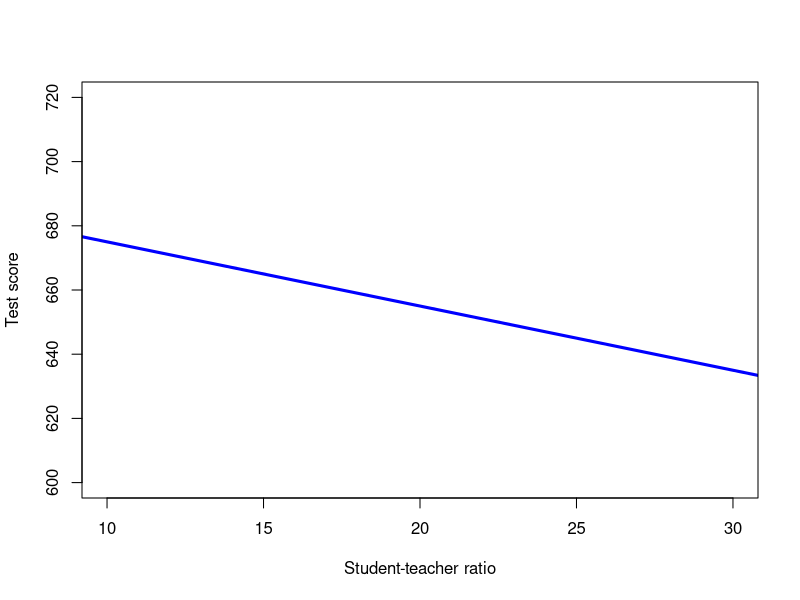
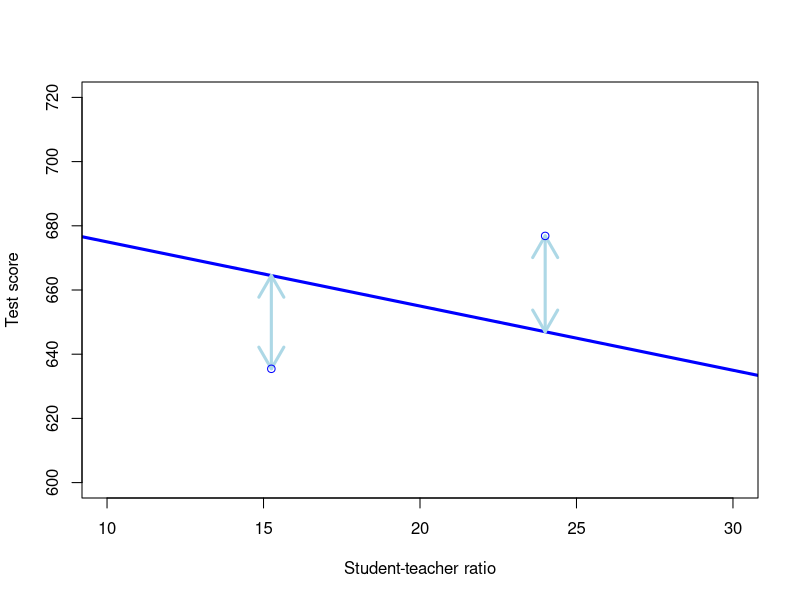
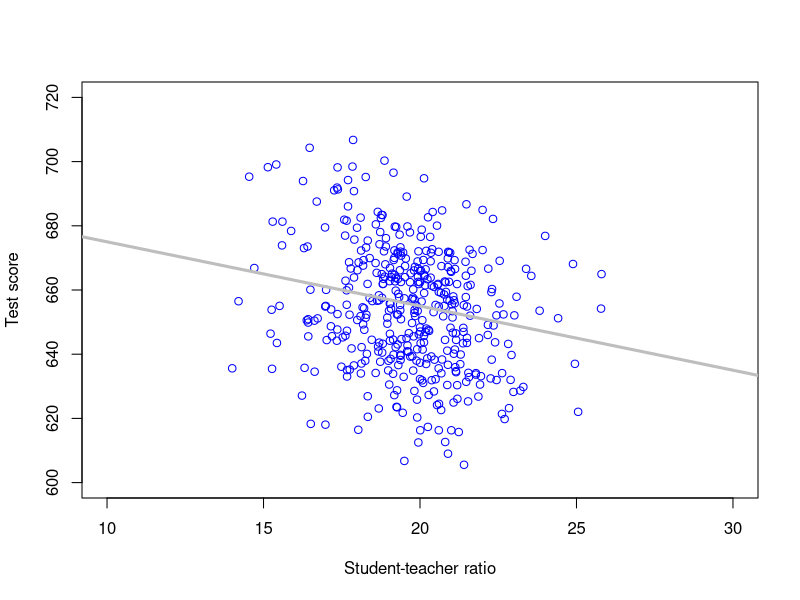
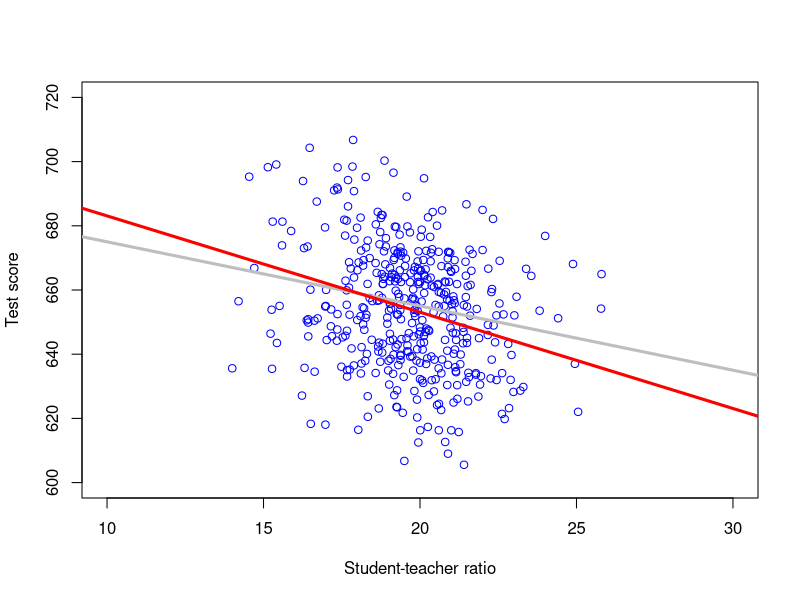
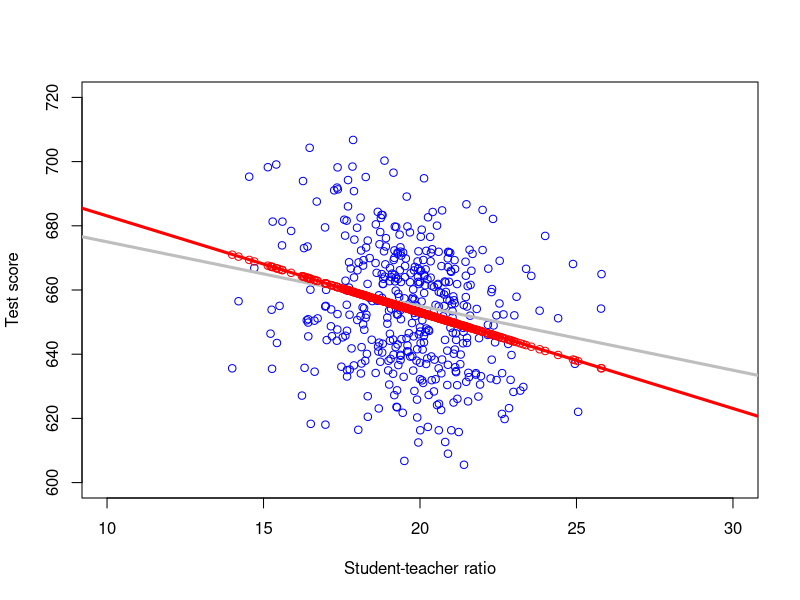
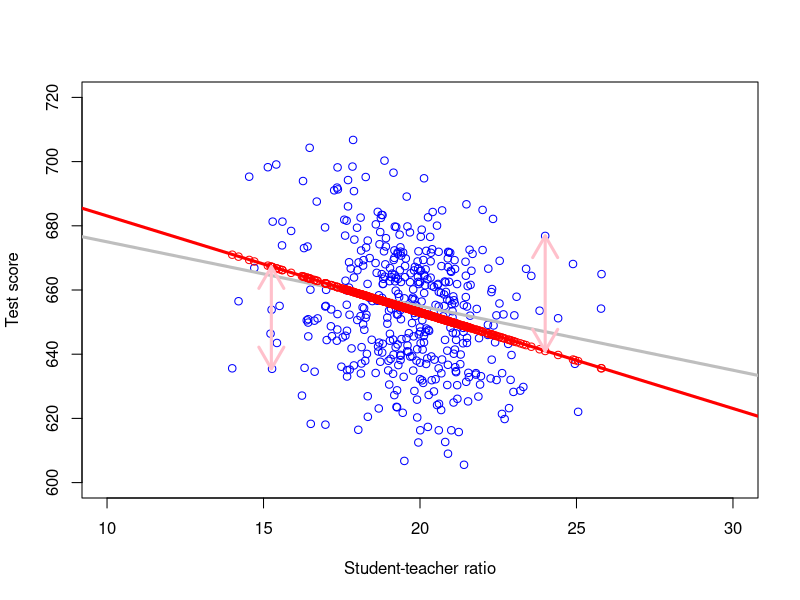
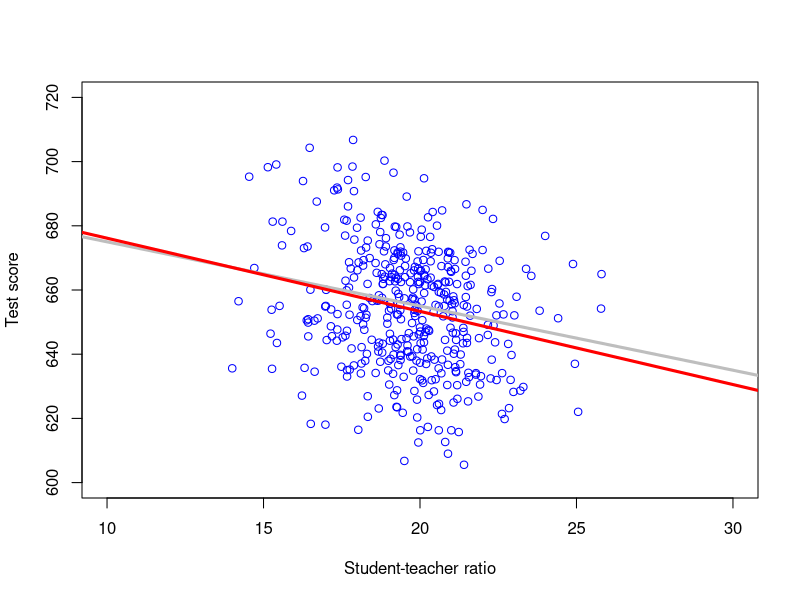

The R source for these figures, in order:
# R-script for EC2203 lecture 2
# Author: Jesper Bagger
# Date: 07/10/2020

library(AER) # include Applied Econometrics with R package; contains many datasets

data(CASchools) # Load CASchools data

# Generate a couple of useful variables
CASchools$STR <- CASchools$students/CASchools$teachers  # Student-teacher ratio
CASchools$Score <- (CASchools$read + CASchools$math)/2  # Student test score

# Define population regression function (of x) as f(x) = 695 - 2*x
popregfct <- function(x){695-2*x} 
# Plot a curve of popregfct 
curve(popregfct, 
      from = 5, to = 35, # Evaluate in x values from 5 to 35
      xlab = "Student-teacher ratio", # Label on x-axis
      ylab = "Test score", # Label on y-axis
      xlim = c(10, 30),  # Range of x-axis (from 10 to 30)
      ylim = c(600, 720), # Range of y-axis (from 600 to 720)
      lwd = 3, # Set linewidth to 3
      col = "blue") # Make the plotted line blue

# Add arrows to plot, indicating two errors
curve(popregfct, 
      from = 5, to = 35, # Evaluate in x values from 5 to 35
      xlab = "Student-teacher ratio", # Label on x-axis
      ylab = "Test score", # Label on y-axis
      xlim = c(10, 30),  # Range of x-axis (from 10 to 30)
      ylim = c(600, 720), # Range of y-axis (from 600 to 720)
      lwd = 3, # Set linewidth to 3
      col = "blue") # Make the plotted line blue
# Connect points (24,popregfct(24)) and (24,676.85) by an arrow
arrows(x0 = 24, y0 = popregfct(24), x1 = 24, y1 = 676.85, 
       code = 3, # Arrow head in both ends
       lwd = 3, # Set linewidth to 3
       col = "lightblue") # Make arrow lightblue
points(24,676.85, # Plot data-point (24,676.85)
       col = "blue") # Plot data-point in blue
# Connect points (15.25,popregfct(15.25)) and (15.25,635.45) by an arrow
arrows(x0 = 15.25, y0 = popregfct(15.25), x1 = 15.25, y1 = 635.45, 
       code = 3, # Arrow head in both ends
       lwd = 3, # Set linewidth to 3
       col = "lightblue") # Make arrow lightblue
points(15.25,635.45, # Plot data-point (15,635.45)
       col = "blue") # Plot data-point in blue

# Adding a straight line to a scatter in R
# Scatter plot of Score against STR
plot(CASchools$STR,CASchools$Score, 
     col = "blue", # Color of data points
     xlab = "Student-teacher ratio",  # Label on x-axis
     ylab = "Test score",   # Label on y-axis
     xlim = c(10, 30),  # Range of x-axis (from 10 to 30)
     ylim = c(600, 720)) # Range of y-axis (from 600 to 720)
# Add line with intercept 695 and slope -2 to the plot 
abline(695,-2, 
       col = "gray", # Make the line gray
       lwd = 3) # Set linewidth to 3

# Adding yet another straight line to a scatter in R
# Scatter plot of Score against STR
plot(CASchools$STR,CASchools$Score, 
     col = "blue", # Color of data points
     xlab = "Student-teacher ratio",  # Label on x-axis
     ylab = "Test score",   # Label on y-axis
     xlim = c(10, 30),  # Range of x-axis (from 10 to 30)
     ylim = c(600, 720)) # Range of y-axis (from 600 to 720)
# Add line with intercept 695 and slope -2 to the plot 
abline(695,-2, 
       col = "gray", # Make the line gray
       lwd = 3) # Set linewidth to 3
# Add line with intercept 713 and slope -3 to the plot 
abline(mean(CASchools$Score)+3*mean(CASchools$STR),-3,
       col = "red", # Make the line red
       lwd = 3) # Set linewidth to 3

# Adding predicted Scores to scatter plot (in red)
# Scatter plot of Score against STR
plot(CASchools$STR,CASchools$Score, 
     col = "blue", # Color of data points
     xlab = "Student-teacher ratio",  # Label on x-axis
     ylab = "Test score",   # Label on y-axis
     xlim = c(10, 30),  # Range of x-axis (from 10 to 30)
     ylim = c(600, 720)) # Range of y-axis (from 600 to 720)
# Add line with intercept 695 and slope -2 to the plot 
abline(695,-2, 
       col = "gray", # Make the line gray
       lwd = 3) # Set linewidth to 3
# Add line with intercept 713 and slope -3 to the plot 
abline(mean(CASchools$Score)+3*mean(CASchools$STR),-3,
       col = "red", # Make the line red
       lwd = 3) # Set linewidth to 3
# Add fitted values to the plot
points(CASchools$STR,713 - 3*CASchools$STR,
       col = "red") # Make the fitted values red

# Indicating residuals in the plot
# Scatter plot of Score against STR
plot(CASchools$STR,CASchools$Score, 
     col = "blue", # Color of data points
     xlab = "Student-teacher ratio",  # Label on x-axis
     ylab = "Test score",   # Label on y-axis
     xlim = c(10, 30),  # Range of x-axis (from 10 to 30)
     ylim = c(600, 720)) # Range of y-axis (from 600 to 720)
# Add line with intercept 695 and slope -2 to the plot 
abline(695,-2, 
       col = "gray", # Make the line gray
       lwd = 3) # Set linewidth to 3
# Add line with intercept 713 and slope -3 to the plot 
abline(mean(CASchools$Score)+3*mean(CASchools$STR),-3,
       col = "red", # Make the line red
       lwd = 3) # Set linewidth to 3
# Add fitted values to the plot
points(CASchools$STR,713 - 3*CASchools$STR,
       col = "red") # Make the fitted values red
# Connect points (24,popregfct(24)) and (24,676.85) by an arrow
arrows(x0 = 24, y0 = 713 - 3*24, x1 = 24, y1 = 676.85, 
       code = 3, # Arrow head in both ends
       lwd = 3, # Set linewidth to 3
       col = "pink") # Make arrow green
# Connect points (15,popregfct(15)) and (15,635.45) by an arrow
arrows(x0 = 15.25, y0 = 713 - 3*15.25, x1 = 15.25, y1 = 635.45, 
       code = 3, # Arrow head in both ends
       lwd = 3, # Set linewidth to 3
       col = "pink") # Make arrow green

# Estimate b0,b1 in Score = b0 + b1 STR + u by OLS; 
# then assign output to lm1
lm1 <- lm(Score ~ STR, data = CASchools) 
lm1 # Print output to console

# Add OLS sample regression function to scatter
# Scatter plot of Score against STR
plot(CASchools$STR,CASchools$Score, 
     col = "blue", # Color of data points
     xlab = "Student-teacher ratio",  # Label on x-axis
     ylab = "Test score",   # Label on y-axis
     xlim = c(10, 30),  # Range of x-axis (from 10 to 30)
     ylim = c(600, 720)) # Range of y-axis (from 600 to 720)
# Add line with intercept 695 and slope -2 to the plot 
abline(695,-2, 
       col = "gray", # Make the line gray
       lwd = 3) # Set linewidth to 3
# Add sample regression function to the plot
abline(lm1,
       col = "red", # Make the line red
       lwd = 3) # Set linewidth to 3
